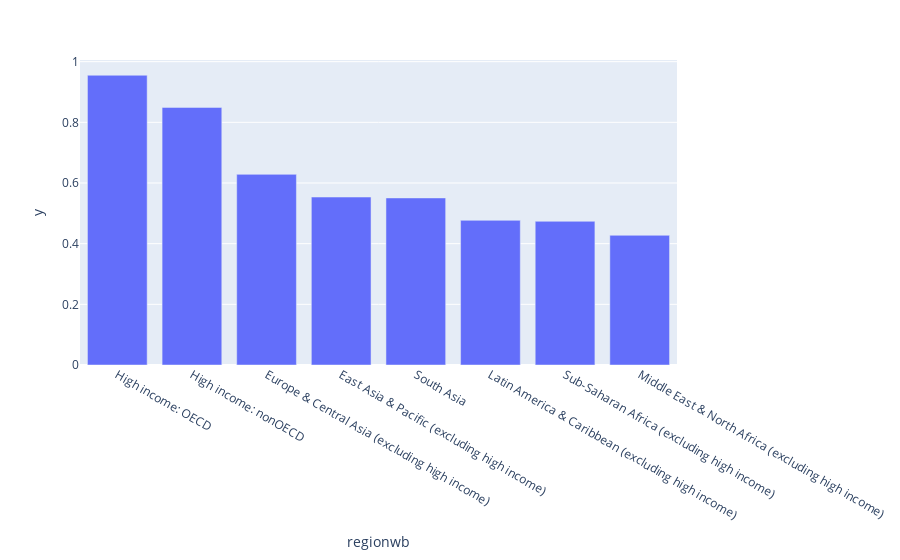

Write notebook code for a chart like this one.
### Code cell
# Porcentaje de inclusión financiera por región World Bank
df2=df.groupby('regionwb')['inclusion_financiera'].mean()
fig = px.bar(df2, df2.index, y=df2).update_xaxes(categoryorder="total descending")
fig.show()

### Figure 1 — Plotly figure (JSON) as saved in the notebook; plotly's stock layout.template omitted (floating-point values rounded to 4 significant figures)
{"data": [{"alignmentgroup": "True", "hovertemplate": "regionwb=%{x}<br>y=%{y}<extra></extra>", "legendgroup": "", "marker": {"color": "#636efa", "pattern": {"shape": ""}}, "name": "", "offsetgroup": "", "orientation": "v", "showlegend": false, "textposition": "auto", "type": "bar", "x": ["East Asia & Pacific (excluding high income)", "Europe & Central Asia (excluding high income)", "High income: OECD", "High income: nonOECD", "Latin America & Caribbean (excluding high income)", "Middle East & North Africa (excluding high income)", "South Asia", "Sub-Saharan Africa (excluding high income)"], "xaxis": "x", "y": [0.5537, 0.6285, 0.9552, 0.8492, 0.4769, 0.4275, 0.5508, 0.4737], "yaxis": "y"}], "layout": {"barmode": "relative", "legend": {"tracegroupgap": 0}, "margin": {"t": 60}, "xaxis": {"anchor": "y", "categoryorder": "total descending", "domain": [0, 1], "title": {"text": "regionwb"}}, "yaxis": {"anchor": "x", "domain": [0, 1], "title": {"text": "y"}}}}
